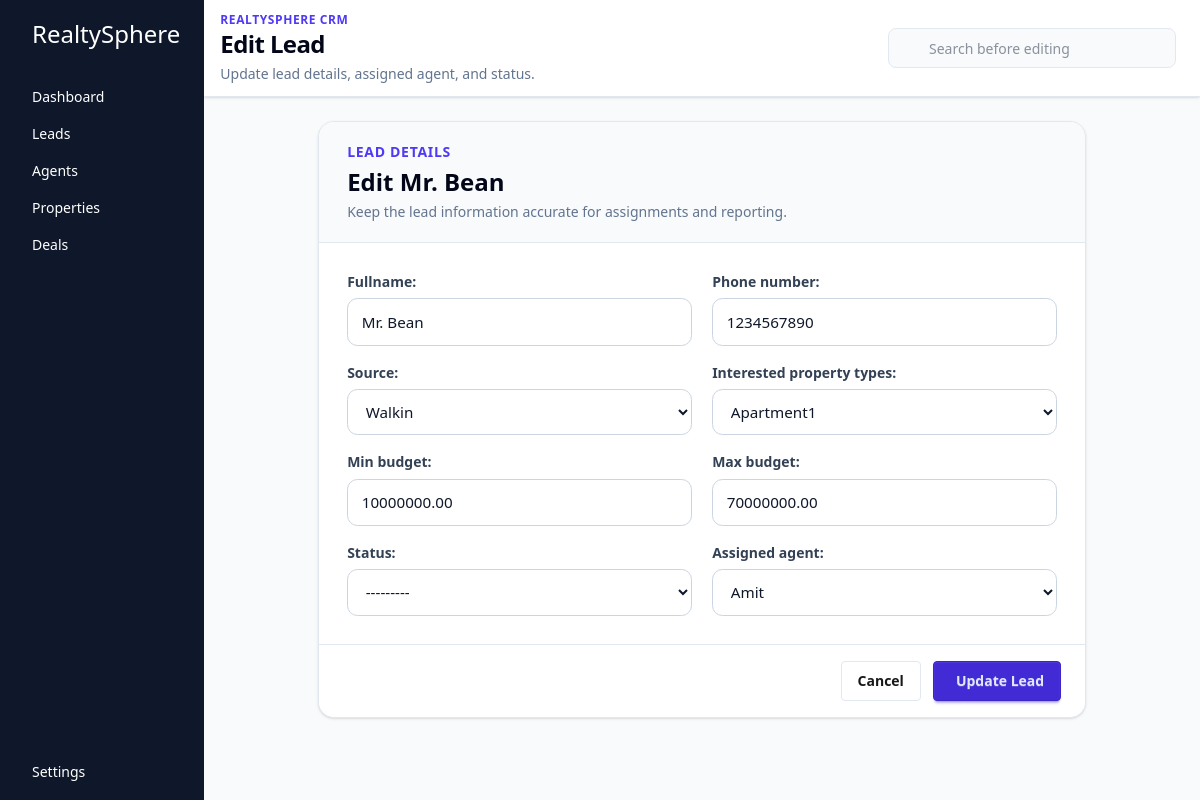
Before: /lead/edit/1/ with the older database file.
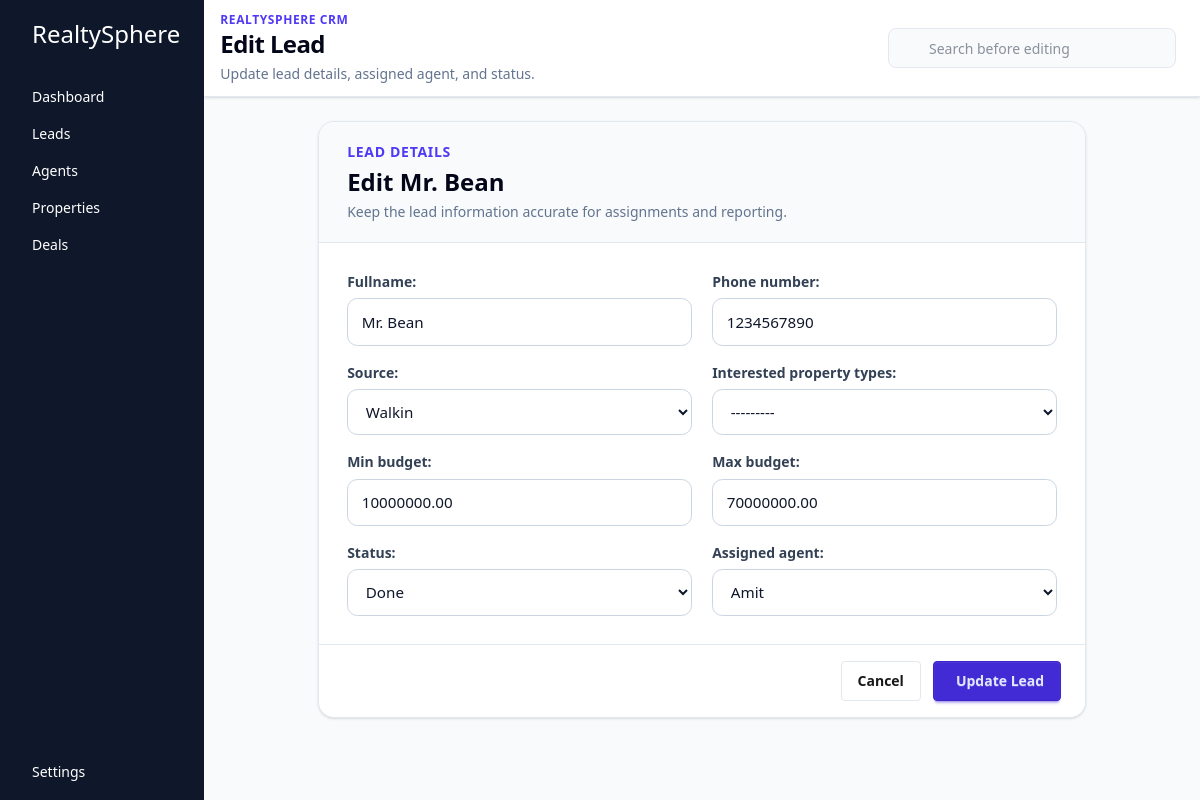
After: the same page with the newer database file.
### core/models.py (models this page shows, shortened)
class Lead(models.Model):
    class LeadStatus(models.TextChoices):
        NEW = 'new','New'
        CONTACTED = 'contacted','Contacted'
        SITE_VISITED = 'Site Visited','Site Visited'
        NEGOTIATION = 'Negotiation','Negotiation'
        LOST = 'Lost','Lost'
        DONE = 'Done','Done'
    class SourceType(models.TextChoices):
        WEBSITE = 'Website','Website'
        WALKIN = 'Walkin','Walkin'
        SOCIAL_MEDIA = 'Social Media','Social Media'
        AGENT = 'Agent','Agent'
    fullname = models.CharField(max_length=255)
    phone_number = models.CharField(max_length=10)
    source = models.CharField(max_length=255, choices = SourceType.choices) #webiste or walkin or social media post or agents
    interested_property_types = models.ForeignKey(to=Property, on_delete=models.SET_NULL, related_name='interested_leads', null=True, blank=True)
    min_budget = models.DecimalField(max_digits=12, decimal_places=2)
    max_budget = models.DecimalField(max_digits=12, decimal_places=2)
    status = models.CharField(max_length=255, choices=LeadStatus.choices) #new, contacted, interested, not interested, closed
    assigned_agent = models.ForeignKey(to=Agent, on_delete=models.SET_NULL, related_name='assigned_leads', null=True, blank=True)
    updated_at = models.DateTimeField(auto_now=True)
    created_at = models.DateTimeField(auto_now_add=True)

### core/views.py (the view)
# urls.py: path("lead/edit/<int:lead_id>/", views.edit_lead, name='edit_lead'),
def edit_lead(request, lead_id):
    lead = get_object_or_404(Lead, id=lead_id)
    form = LeadForm(request.POST or None, request.FILES or None, instance=lead)
    if request.method == 'POST' and form.is_valid():
        form.save()
        return redirect('leads')
    context = {'form': form, 'lead': lead}
    return render(request, 'pages/editlead.html', context)

### core/forms.py
class LeadForm(forms.ModelForm):
    class Meta:
        model = Lead
        fields = "__all__"

### core/models.py (called while the page is built)
    def __str__(self):
        return self.user.get_full_name() or self.user.username

    def __str__(self):
        return self.title

### core/templates/pages/editlead.html (shortened to what this page needs)
{% extends "base.html" %}
{% block title %}
  Edit Lead
{% endblock %}
{% block subtitle %}Update lead details, assigned agent, and status.{% endblock %}
{% block search_placeholder %}Search before editing{% endblock %}
{% block content %}
  <section class="mx-auto max-w-3xl">
    <div class="overflow-hidden rounded-2xl border border-slate-200 bg-white shadow-sm">
      <div class="border-b border-slate-200 bg-slate-50 px-5 py-5 sm:px-7">
        <p class="text-sm font-semibold uppercase tracking-wider text-indigo-600">Lead Details</p>
        <h2 class="mt-1 text-2xl font-bold text-slate-950">Edit {{ lead.fullname }}</h2>
        <p class="mt-1 text-sm text-slate-500">Keep the lead information accurate for assignments and reporting.</p>
      </div>
      <form method="post" enctype="multipart/form-data" class="crm-form p-5 sm:p-7">
        <div class="crm-form-grid">
          {{ form.as_p }}
        </div>
        <div class="crm-form-actions -mx-5 -mb-5 mt-7 sm:-mx-7 sm:-mb-7">
          <a href="{% url 'leads' %}" class="btn btn-ghost border border-slate-200">Cancel</a>
          <button type="submit" class="btn btn-primary">
            Update Lead
          </button>
        </div>
      </form>
    </div>
  </section>
{% endblock %}

Changed rows visible on the page:
changed Lead "Mr. Bean": interested_property_types "Apartment1" → "---------"; status "---------" → "Done"
